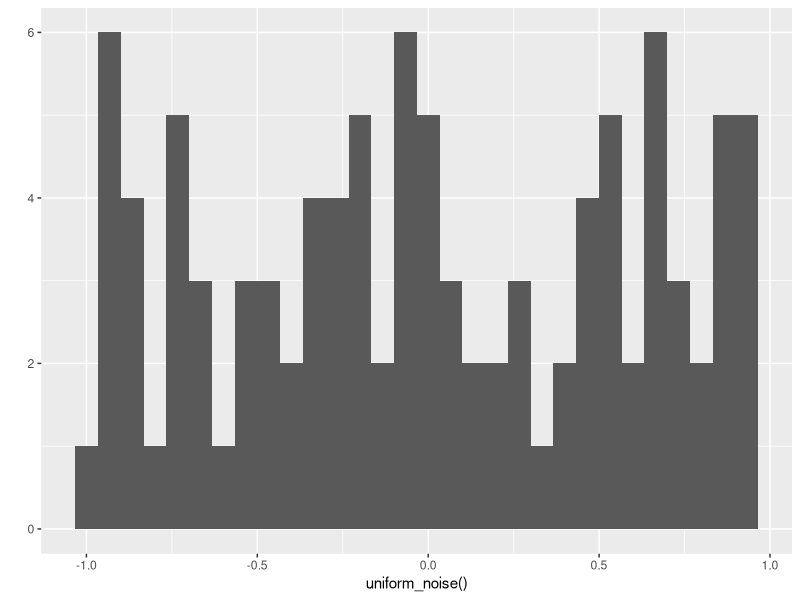
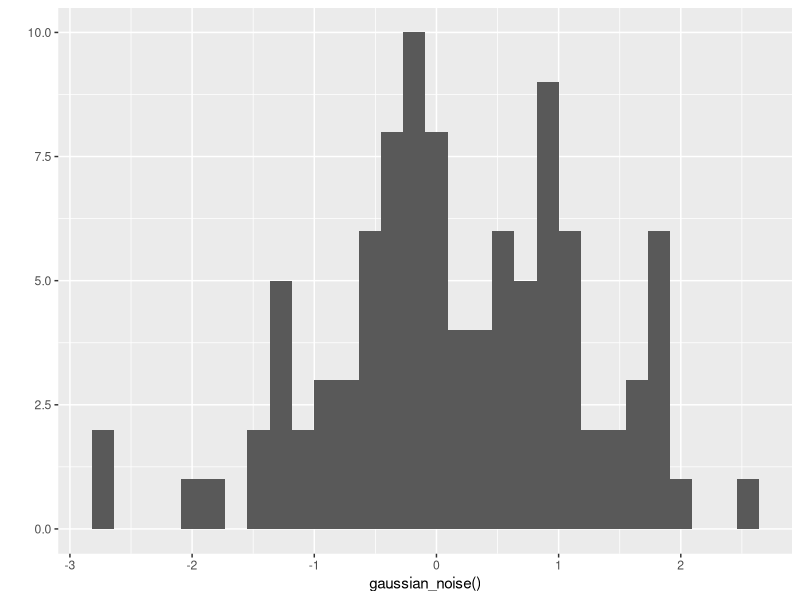
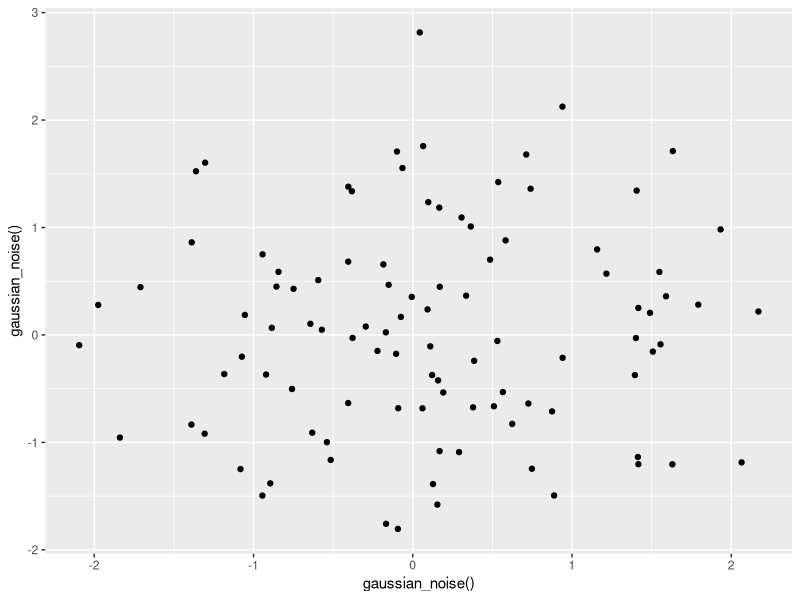
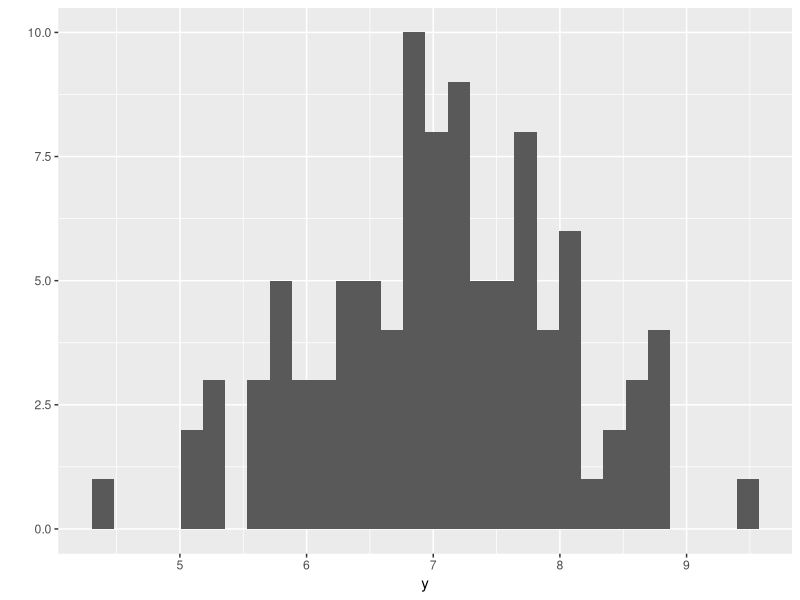

The R source for these figures, in order: (Note: this script raises an error after producing the figures.)

library( tidyverse )

library( broom )

options(repr.plot.width=4, repr.plot.height=3)

uniform_noise <- function() { 
    runif( n=100, min=-1, max=1 )
}

qplot( uniform_noise() )

gaussian_noise <- function() {
    rnorm( n=100 ) 
}

qplot( gaussian_noise() )

qplot( x=gaussian_noise(), y=gaussian_noise() )

y <- 7 + gaussian_noise()

qplot( y )

mean( y )

library( skimr )

skim_to_wide( y )

model0 <- lm( y ~ 1 )

summary( model0 )

glance( model0 )

tidy( model0 )

t.test( y )

glance( t.test( y ) )

model2 <- lm( y ~ x - 1, blob )

summary( model2 )

anova( model1, model2 )

fake_data_A <- data.frame( X1=uniform_noise(), Y=gaussian_noise(), Class=rep(0,100) )
fake_data_B <- data.frame( X1=uniform_noise(), Y=gaussian_noise()+1, Class=rep(1,100) )
fake_data_all <- rbind( fake_data_A, fake_data_B )
fake_data_all$Class <- as.factor( fake_data_all$Class )

skim_to_wide( fake_data_all )

sample_n( fake_data_all, 5)

ggplot( fake_data_all, aes( x=X1, y=Y, color=Class) ) + geom_point()

ggplot( fake_data_all, aes( x=X1, y=Y, color=Class ) ) + 
    geom_boxplot() +
    labs( x='class' )

model0 <- lm( Y ~ 1, fake_data_all )

summary( model0 )

model1 <- lm( Y ~ X1, fake_data_all )

summary( model1 )

model2 <- lm( Y ~ Class, fake_data_all )

summary( model2 )

confint( model2 ) 

t.test( Y ~ Class, fake_data_all )

anova( model0, model1, model2 )

fake_data_all <- fake_data_all %>%
    mutate( X2 = as.numeric( Class ) + rnorm( n=200 ) )

fake_data_all %>% sample_n( 5 )

fake_data_all %>% 
    ggplot( aes( x=X2, y=Y, color=Class ) ) +
    geom_point()

model0 <- lm( Y ~ 1, fake_data_all )

summary( model0 )

model1 <- lm( Y ~ X2, fake_data_all )

summary( model1 )

model2 <- lm( Y ~ X1 + X2, fake_data_all )

summary( model2 )

anova( model0, model1, model2)

fake_data_all <- fake_data_all %>%
    mutate( X3 = as.numeric( Class ) + rnorm( n=200 ) ) %>%
    select( Class, Y, X1, X2, X3 ) # reorder 

options(repr.plot.width=4, repr.plot.height=3)

fake_data_all %>% 
    ggplot( aes( x=X2, y=X3, color=Class ) ) +
    geom_point()

library( GGally )

options(repr.plot.width=5, repr.plot.height=5)

ggpairs( fake_data_all, aes( color=Class, alpha=0.1) )

model0 <- lm( Y ~ 1, fake_data_all )

model1 <- lm( Y ~ X2, fake_data_all )

model3 <- lm( Y ~ X2 + X3, fake_data_all )

summary( model3 )
